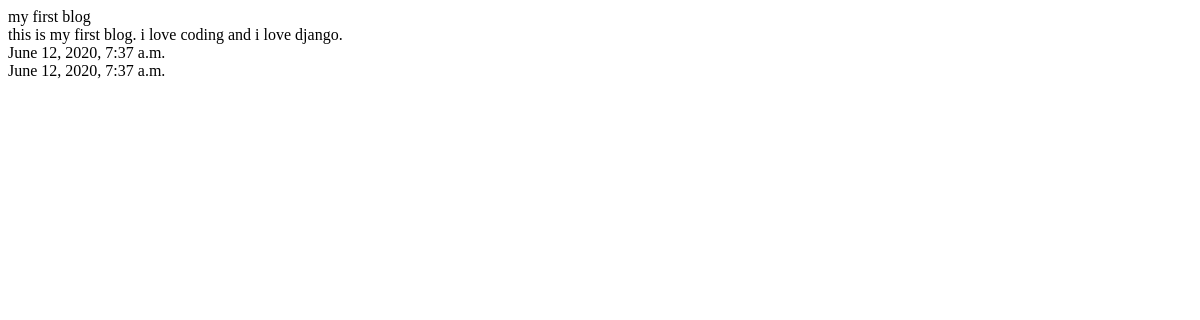
/post/1/, run on an earlier commit of the app's database.
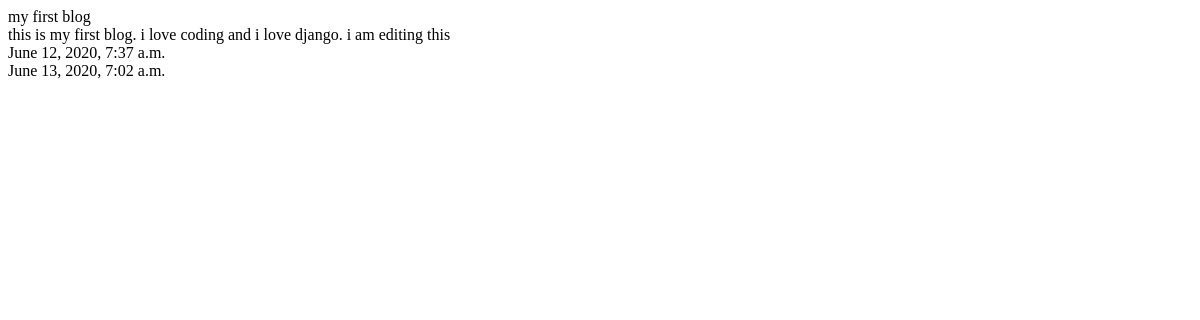
And on a later commit of the database.
### posts/models.py (models this page shows, shortened)
class Post(models.Model):
    title = models.CharField(max_length=120)
    content = models.TextField()
    updated = models.DateTimeField(auto_now=True, auto_now_add=False)
    timestamp = models.DateTimeField(auto_now=False, auto_now_add=True)

### posts/views.py (the view)
# urls.py: path("post/<int:id>/", post_detail, name="detail"),
def post_detail(request, id=None):  # retrieve
    instance = get_object_or_404(Post, id=id)
    context = {
        "function": "detail",
        "instance": instance,
    }
    return render(request, "post_detail.html", context)

### templates/post_detail.html (shortened to what this page needs)
<!DOCTYPE html>
<html lang="en">
<head>
</head>
<body>
{{ instance.title }}<br>
{{ instance.content }}<br>
{{ instance.timestamp }}<br>
{{ instance.updated }}<br>
</body>
</html>

What changed in the data, as far as the page shows it:
changed Post "my first blog": content "this is my first blog. i love coding and i love django." → "this is my first blog. i love coding and i love django. i am editing this"; updated "June 12, 2020, 7:37 a.m." → "June 13, 2020, 7:02 a.m."
